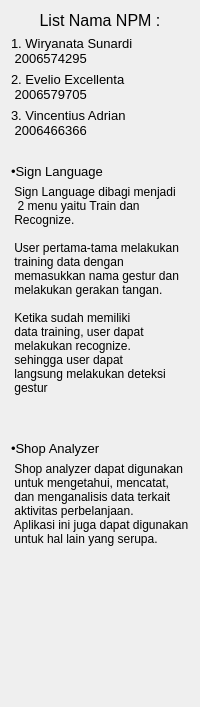
            <widget class="QWidget" name="page_info">
             <layout class="QVBoxLayout" name="verticalLayout_8">
              <item>
               <widget class="QLabel" name="label_3">
                <property name="font">
                 <font>
                  <pointsize>12</pointsize>
                  <weight>50</weight>
                  <bold>false</bold>
                 </font>
                </property>
                <property name="text">
                 <string>List Nama NPM :</string>
                </property>
                <property name="alignment">
                 <set>Qt::AlignCenter</set>
                </property>
               </widget>
              </item>
              <item>
               <widget class="QLabel" name="label_22">
                <property name="font">
                 <font>
                  <pointsize>10</pointsize>
                 </font>
                </property>
                <property name="text">
                 <string>1. Wiryanata Sunardi 
 2006574295</string>
                </property>
               </widget>
              </item>
              <item>
               <widget class="QLabel" name="label_23">
                <property name="font">
                 <font>
                  <pointsize>10</pointsize>
                 </font>
                </property>
                <property name="text">
                 <string>2. Evelio Excellenta 
 2006579705</string>
                </property>
               </widget>
              </item>
              <item>
               <widget class="QLabel" name="label_24">
                <property name="font">
                 <font>
                  <pointsize>10</pointsize>
                 </font>
                </property>
                <property name="text">
                 <string>3. Vincentius Adrian 
 2006466366</string>
                </property>
               </widget>
              </item>
              <item>
               <spacer name="verticalSpacer_7">
                <property name="orientation">
                 <enum>Qt::Vertical</enum>
                </property>
                <property name="sizeHint" stdset="0">
                 <size>
                  <width>20</width>
                  <height>20</height>
                 </size>
                </property>
               </spacer>
              </item>
              <item>
               <widget class="QLabel" name="label_42">
                <property name="font">
                 <font>
                  <pointsize>10</pointsize>
                 </font>
                </property>
                <property name="text">
                 <string>•Sign Language</string>
                </property>
               </widget>
              </item>
              <item>
               <widget class="QLabel" name="label_44">
                <property name="text">
                 <string> Sign Language dibagi menjadi
  2 menu yaitu Train dan 
 Recognize. 

 User pertama-tama melakukan
 training data dengan 
 memasukkan nama gestur dan
 melakukan gerakan tangan. 

 Ketika sudah memiliki 
 data training, user dapat
 melakukan recognize. 
 sehingga user dapat
 langsung melakukan deteksi
 gestur</string>
                </property>
               </widget>
              </item>
              <item>
               <spacer name="verticalSpacer_9">
                <property name="orientation">
                 <enum>Qt::Vertical</enum>
                </property>
                <property name="sizeHint" stdset="0">
                 <size>
                  <width>20</width>
                  <height>40</height>
                 </size>
                </property>
               </spacer>
              </item>
              <item>
               <widget class="QLabel" name="label_41">
                <property name="font">
                 <font>
                  <pointsize>10</pointsize>
                 </font>
                </property>
                <property name="text">
                 <string>•Shop Analyzer</string>
                </property>
               </widget>
              </item>
              <item>
               <widget class="QLabel" name="label_43">
                <property name="text">
                 <string> Shop analyzer dapat digunakan
 untuk mengetahui, mencatat, 
 dan menganalisis data terkait 
 aktivitas perbelanjaan. 
 Aplikasi ini juga dapat digunakan
 untuk hal lain yang serupa.</string>
                </property>
               </widget>
              </item>
              <item>
               <spacer name="verticalSpacer_3">
                <property name="orientation">
                 <enum>Qt::Vertical</enum>
                </property>
                <property name="sizeHint" stdset="0">
                 <size>
                  <width>20</width>
                  <height>150</height>
                 </size>
                </property>
               </spacer>
              </item>
             </layout>
            </widget>
